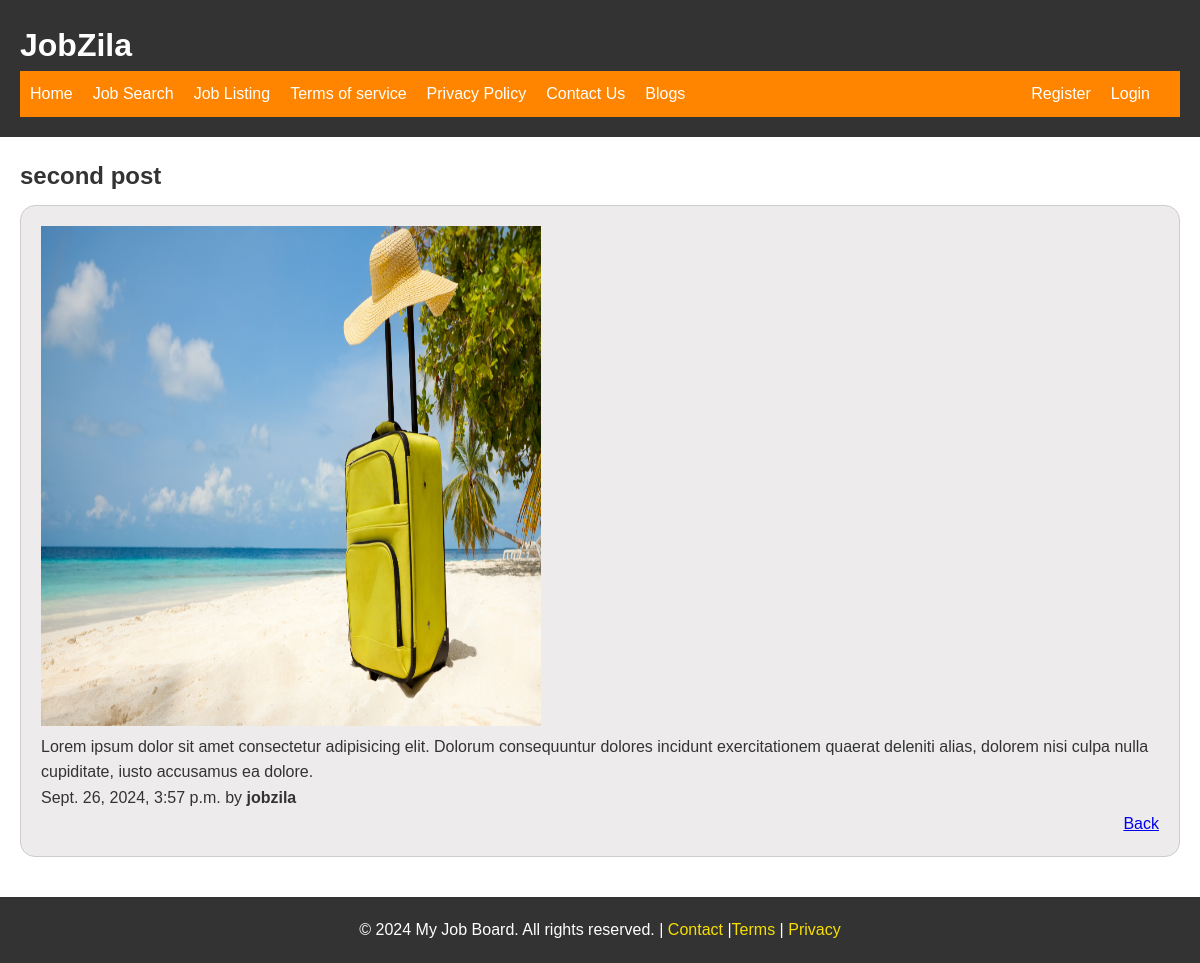
The app's page /blogs/second-post with its own data.
### blogs/models.py (models this page shows, shortened)
class Blog(models.Model):
    title = models.CharField(max_length=90)
    body = models.TextField()
    slug = models.SlugField()
    link = models.URLField()
    date = models.DateTimeField(auto_now_add=True)
    author = models.ForeignKey(User, on_delete=models.CASCADE, default=None)
    banner = models.ImageField(default="", blank="True")

### blogs/views.py (the view)
# urls.py: path("<slug:slug>", views.blog_page, name="blogdetails"),
def blog_page(request, slug):
    blog = Blog.objects.get(slug=slug)
    return render(request, "blog_post.html", {"blog": blog})

### blogs/templates/blog_post.html
{% extends "masterpage.html" %} {% block title%} Jobzila Home{% endblock title%}
{% block maincontent %}
<section id="joblist-section">
    <h2>{{ blog.title }}</h2>
    <div class="joblisting-div">
        <div class="job-listing">
            <div>
                <img width=500, height=500 src="{{blog.banner.url}}" alt="">
            </div>
            <p>{{ blog.body }}</p>
            <p>{{ blog.date }}  by <strong>{{blog.author}}</strong></p>
            <p class="learn-more"><a href="{%url 'blogs:bloglist'%}">Back</a></p>
        </div>
    </div>
  </section>
{% endblock %}

### static/css/style.css (style rules this page uses)
* { margin: 0; padding: 0; }
body { font-family: 'Gill Sans', 'Gill Sans MT', Calibri, 'Trebuchet MS', sans-serif; font-size: 16px; line-height: 1.6; color: #333; }
#joblist-section { padding: 20px; }
#joblist-section h2 { margin-bottom: 10px; }
.job-listing { margin-bottom: 20px; border: 1px solid #ccc; padding: 20px; border-radius: 15px; background-color: #edebeb; }
.learn-more { text-align: right; }

### records on screen
Blog: title "second post", banner (picture), body "Lorem ipsum dolor sit amet consectetur adipisicing elit. Dolorum consequuntur dolores incidunt exercitationem quaerat deleniti alias, dolorem nisi culpa nulla cupiditate, iusto accusamus ea dolore.", date "Sept. 26, 2024, 3:57 p.m.", author "jobzila"
